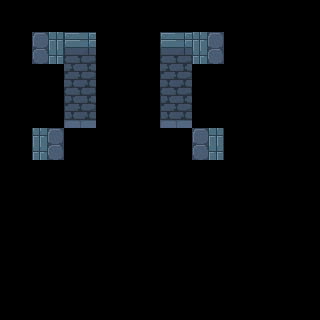

Below is a game level as drawn by its tile map, then a one-line description and the .tmx that defines it (tile-layer data replaced by summaries):
An orthogonal 10x10 tile map with 32x32 px tiles, 2 tile layers (regions, input_Auto), 3 hidden layers not drawn.

<map version="1.0" tiledversion="1.0.3" orientation="orthogonal" renderorder="right-down" width="10" height="10" tilewidth="32" tileheight="32" nextobjectid="1">
 <tileset firstgid="1" source="../TileSet/tileconfig_level.tsx" />
 <layer name="regions" width="10" height="10">
  <data>[100 cells, 14 non-empty, 1 distinct tile ids]</data>
 </layer>
 <layer name="input_Auto" width="10" height="10" visible="0">
  <data>[100 cells, 14 non-empty, 6 distinct tile ids]</data>
 </layer>
 <layer name="input_Auto" width="10" height="10">
  <data>[100 cells, 14 non-empty, 6 distinct tile ids]</data>
 </layer>
 <layer name="input_Auto" width="10" height="10" visible="0">
  <data>[100 cells, 8 non-empty, 6 distinct tile ids]</data>
 </layer>
 <layer name="output_Auto" width="10" height="10" visible="0">
  <data>[100 cells, 6 non-empty, 6 distinct tile ids]</data>
 </layer>
</map>
